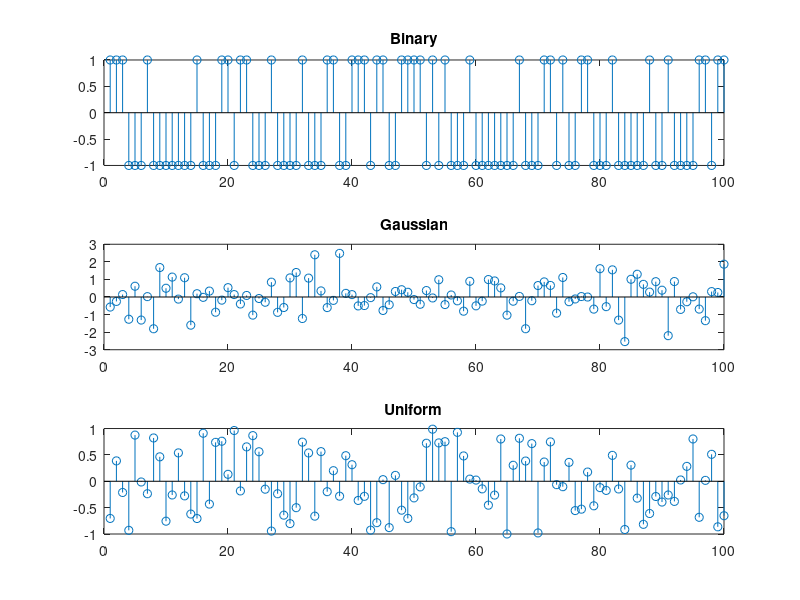

This figure's MATLAB source: (Note: this script raises an error after producing the figure.)
%% Problem 1 -a
N = 100;

t = 1:N;
% Binary noise
n_bin = randi([0 1], size(t));
n_bin(n_bin==0) = -1;

% Gaussian noise
n_gauss = random('norm', 0,1,1, N);

% White uniform noise
n_unif = random('unif', -1,1,1,N);

subplot(3,1,1);
stem(t,n_bin);
title('Binary');

subplot(3,1,2);
stem(t,n_gauss);
title('Gaussian');

subplot(3,1,3);
stem(t,n_unif);
title('Uniform');

%% Problem 1 - d
N = 2000;

t = 1:N;
% Binary noise
n_bin = randi([0 1], size(t));
n_bin(n_bin==0) = -1;

% Gaussian noise
n_gauss = random('norm', 0,1,1, N);

% White uniform noise
n_unif = random('unif', -1,1,1,N);


disp("Mean binary: " + string(mean(n_bin)))
disp("Mean gaussian: " + string(mean(n_gauss)))
disp("Mean uniform: " + string(mean(n_unif)))

ac_bin = xcorr(n_bin);
ac_gauss = xcorr(n_gauss);
ac_unif = xcorr(n_unif);

l = -10:10;

subplot(3,1,1);
%stem(ac_bin);
stem(l,ac_bin(l + N));
title('Auto-corr binary');

subplot(3,1,2);
%stem(ac_gauss);
stem(l,ac_gauss(l + N));
title('Auto-corr Gaussian');

subplot(3,1,3);
%stem(ac_unif);
stem(l, ac_unif(l + N));
title('Auto-corr uniform');

%% Problem 2 - c


N = 20000;
t = 1:N;
l = -10:10;
f = linspace(-0.5, 5, 2*N-1);

w = random('norm', 0, 1, 1, N);

B = [1]; A = [1 1/2];
x = filter(B,A,w);

mean_theory = 0;
autocorr_theory = 2 - (0.5).^l;
psd_theory = 4./(5+4*cos(2*pi*f));
power_theory = 4/3;

mean_est = sum(x)/N;
autocorr_est = xcorr(x)./(2*N);
pds_est = fftshift(abs(fft(autocorr_est)));
power_est = sum(pds_est);

sprintf('Theory');
sprintf('\tMean: ' + string(mean_theory));
sprintf('\tPower: ' + string(power_theory));
sprintf('Estimates');
sprintf('\tMean: ' + string(mean_est));
sprintf('\tPower: ' + string(power_est));

subplot(2,1,1);
stem(l,autocorr_est(l + N));
hold on;
plot(l,autocorr_theory);
title('Autocorrelation');
hold off;

subplot(2,1,2);
stem(f, pds_est);
hold on;
plot(f, psd_theory);
title('Power density spectrum');
hold off;


%% Problem 3 - a


N = 20000;
w = random('norm', 0, 1, 1, N);
B = [1]; A = [1 1/2];
x = filter(B,A,w);
Ks = [20 40 100];

figure();
j = 1;
for K=Ks
    N_means = N/K;
    means = zeros(1,N_means);
    for i=1:(N_means-1)
       mean_est = mean(x(i:(i+K-1)));
       means(i) = mean_est;
    end
    subplot(1, size(Ks,2),j);
    hist(means, 20);
    title('Mean histogram with K = ' + string(K));
    
    j = j + 1;
end

mean_total = mean(x);
var_total = var(x);
sprint('Total estimates');
fprintf('\tMean estimate: ' + string(mean_total) + '\n');
fprintf('\tVariance estimate: ' + string(var_total) + '\n');
    






































